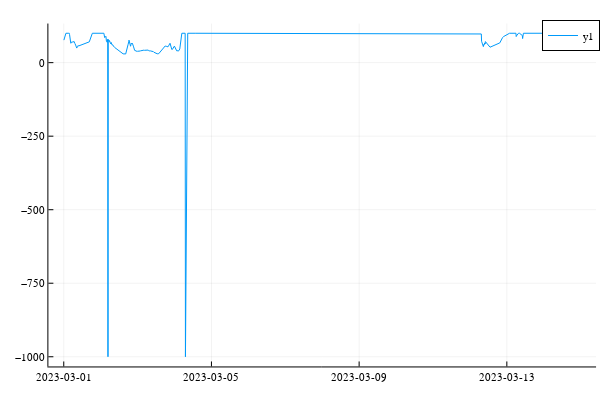

The cell this chart's notebook holds for it:
### Code cell
using Query

data_hum = data |> 
    @filter(_.var_id == Hum::VarKind) |>
    DataFrame

data_hum |>
    @df plot(:ts, :value)

### Figure 1 — Plotly figure (JSON) as saved in the notebook; plotly's stock layout.template omitted (floating-point values rounded to 4 significant figures; data arrays with more than 128 entries replaced by an {"elided": "..."} marker saying what was removed)
{"data": [{"colorbar": {"len": 0.9525, "title": "", "x": 0.9934, "y": 0.5139}, "legendgroup": "y1", "line": {"color": "rgba(0, 154, 250, 1.000)", "dash": "solid", "shape": "linear", "width": 1}, "mode": "lines", "name": "y1", "showlegend": true, "type": "scatter", "x": {"elided": "1039 int values"}, "xaxis": "x", "y": {"elided": "1039 float values"}, "yaxis": "y"}], "layout": {"annotations": [], "height": 400, "legend": {"bgcolor": "rgba(255, 255, 255, 1.000)", "bordercolor": "rgba(0, 0, 0, 1.000)", "borderwidth": 1, "font": {"color": "rgba(0, 0, 0, 1.000)", "family": "sans-serif", "size": 11}, "title": {"font": {"color": "rgba(0, 0, 0, 1.000)", "family": "sans-serif", "size": 15}, "text": ""}, "tracegroupgap": 0, "traceorder": "normal", "x": 1, "xanchor": "auto", "y": 1, "yanchor": "auto"}, "margin": {"b": 20, "l": 0, "r": 0, "t": 20}, "paper_bgcolor": "rgba(255, 255, 255, 1.000)", "plot_bgcolor": "rgba(255, 255, 255, 1.000)", "showlegend": true, "width": 600, "xaxis": {"anchor": "y", "domain": [0.08064, 0.9934], "gridcolor": "rgba(0, 0, 0, 0.100)", "gridwidth": 0.5, "linecolor": "rgba(0, 0, 0, 1.000)", "mirror": false, "range": [63813276029770, 63814557613230], "showgrid": true, "showline": true, "showticklabels": true, "tickangle": 0, "tickcolor": "rgb(0, 0, 0)", "tickfont": {"color": "rgba(0, 0, 0, 1.000)", "family": "sans-serif", "size": 11}, "tickmode": "array", "ticks": "inside", "ticktext": ["2023-03-01", "2023-03-05", "2023-03-09", "2023-03-13"], "tickvals": [63813312000000, 63813657600000, 63814003200000, 63814348800000], "title": "", "titlefont": {"color": "rgba(0, 0, 0, 1.000)", "family": "sans-serif", "size": 15}, "type": "-", "visible": true, "zeroline": false, "zerolinecolor": "rgba(0, 0, 0, 1.000)"}, "yaxis": {"anchor": "x", "domain": [0.03762, 0.9902], "gridcolor": "rgba(0, 0, 0, 0.100)", "gridwidth": 0.5, "linecolor": "rgba(0, 0, 0, 1.000)", "mirror": false, "range": [-1033, 133], "showgrid": true, "showline": true, "showticklabels": true, "tickangle": 0, "tickcolor": "rgb(0, 0, 0)", "tickfont": {"color": "rgba(0, 0, 0, 1.000)", "family": "sans-serif", "size": 11}, "tickmode": "array", "ticks": "inside", "ticktext": ["−1000", "−750", "−500", "−250", "0"], "tickvals": [-1000, -750, -500, -250, 0], "title": "", "titlefont": {"color": "rgba(0, 0, 0, 1.000)", "family": "sans-serif", "size": 15}, "type": "-", "visible": true, "zeroline": false, "zerolinecolor": "rgba(0, 0, 0, 1.000)"}}}
